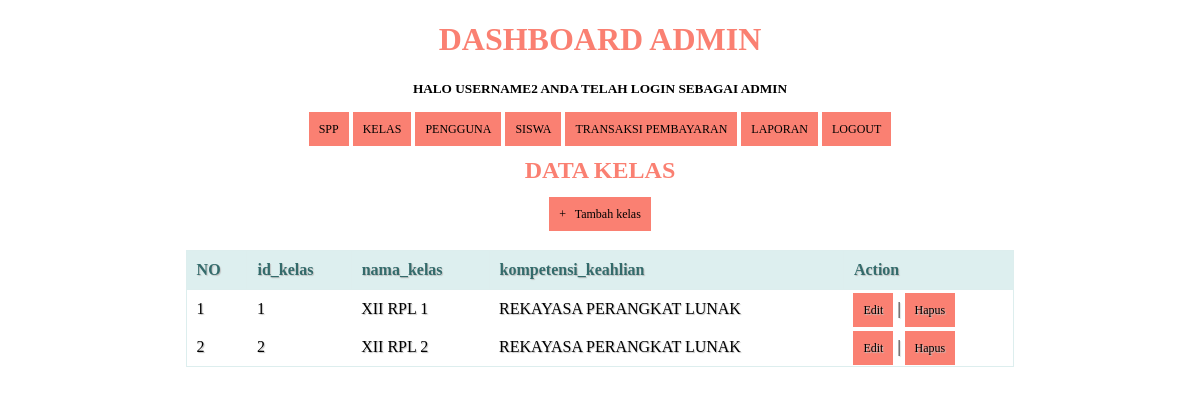
Screenshot of /kelas.php (signed in) with the database file from the repository.
### tables this page shows
CREATE TABLE `kelas` (
  `id_kelas` int(11) NOT NULL,
  `nama_kelas` varchar(10) NOT NULL,
  `kompetensi_keahlian` varchar(50) NOT NULL
);

### kelas.php (the view, shortened to what this page needs)
<!DOCTYPE html>
<html>
  <head>
  </head>
<body>
	<?php
  include ('header.php');
?>
    <center><h2>DATA KELAS</h2><center>
    <center><a href="tambah_kelas.php">+ &nbsp; Tambah kelas</a><center>
    <br/>
    <table>
      <thead>
        <tr>
		<th>NO</th>
    <th>id_kelas</th>
          <th>nama_kelas</th>
		  <th>kompetensi_keahlian</th>
          <th>Action</th>
        </tr>
    </thead>
    <tbody>
      <?php
      $query = "SELECT * FROM kelas  ORDER BY id_kelas ASC";
      $result = mysqli_query($koneksi, $query);
      $no = 1;
      while($row = mysqli_fetch_assoc($result))
      {
      ?>
       <tr>
          <td><?php echo $no; ?></td>
          <td><?php echo $row['id_kelas']; ?></td>
          <td><?php echo $row['nama_kelas']; ?></td>
		  <td><?php echo $row['kompetensi_keahlian']; ?></td>
          <td width="150px">
              <a href="edit_kelas.php?id=<?php echo $row['id_kelas']; ?>">Edit</a> |
              <a href="proses_hapuskelas.php?id=<?php echo $row['id_kelass']; ?>" onClick="return confirm('Anda yakin akan menghapus data ini?')">Hapus</a>
          </td>
      </tr>
      <?php
        $no++;
      }
      ?>
    </tbody>
    </table>
</body>
</html>

### kelas.php (style rules this page uses)
* { font-family: "Trebuchet MS"; }
h2 { text-transform: uppercase; color: salmon; }
table { border: crimson 1px #DC143C; border-collapse: collapse; border-spacing: 0; width: 70%; margin: 10px auto 10px auto; }
table thead th { background-color: #DC143C; border: crimson 1px #DC143C; color: #336B6B; padding: 10px; text-align: left; text-shadow: 1px 1px 1px #DC143C; text-decoration: none; }
table tbody td { border: crimson 1px #DC143C; color: #333; padding: 10px; text-shadow: 1px 1px 1px #DC143C; }
a { background-color: crimson; color: #DC143C; padding: 10px; text-decoration: none; font-size: 12px; }

### header.php (style rules this page uses)
* { font-family: "Trebuchet MS"; }
table { border: solid 1px #DDEEEE; border-collapse: collapse; border-spacing: 0; width: 70%; margin: 10px auto 10px auto; }
table thead th { background-color: #DDEFEF; border: solid 1px #DDEEEE; color: #336B6B; padding: 10px; text-align: left; text-shadow: 1px 1px 1px #C0C0C0; text-decoration: none; }
table tbody td { border: black 1px #DDEEEE; color: #000000 ; padding: 10px; text-shadow: 1px 1px 1px #C0C0C0; }
a { background-color: salmon; color: #000000; padding: 10px; text-decoration: none; font-size: 12px; }

### rows the page displays
kelas: id_kelas "1", nama_kelas "XII RPL 1", kompetensi_keahlian "REKAYASA PERANGKAT LUNAK"
kelas: id_kelas "2", nama_kelas "XII RPL 2", kompetensi_keahlian "REKAYASA PERANGKAT LUNAK"

### other values shown
$_SESSION['username'] "USERNAME2"
$_SESSION['level'] "ADMIN"
